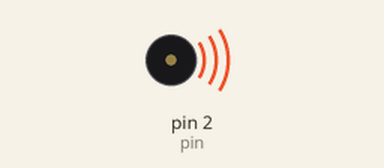
Bench run of a sketch on a simulated Arduino Uno, built with avr-gcc and run on an emulated ATmega328P. Parts: buzzer (waves = sounding).

Above: at 0.1 s.
At 31.1 s:
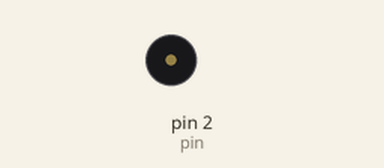
Timing chart, 0 to 39.5 s (numbered marks = the images above):
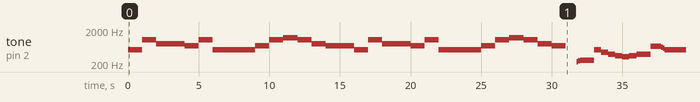

The sketch:

once-upon-a-time.ino
```cpp
/*
 * Steven Peralta & Chase Pugh
 * 4/6/16
 * play's a neat little song
 */

// define notes with their frequencies
#define NOTE_B0  31
#define NOTE_C1  33
#define NOTE_CS1 35
#define NOTE_D1  37
#define NOTE_DS1 39
#define NOTE_E1  41
#define NOTE_F1  44
#define NOTE_FS1 46
#define NOTE_G1  49
#define NOTE_GS1 52
#define NOTE_A1  55
#define NOTE_AS1 58
#define NOTE_B1  62
#define NOTE_C2  65
#define NOTE_CS2 69
#define NOTE_D2  73
#define NOTE_DS2 78
#define NOTE_E2  82
#define NOTE_F2  87
#define NOTE_FS2 93
#define NOTE_G2  98
#define NOTE_GS2 104
#define NOTE_A2  110
#define NOTE_AS2 117
#define NOTE_B2  123
#define NOTE_C3  131
#define NOTE_CS3 139
#define NOTE_D3  147
#define NOTE_DS3 156
#define NOTE_E3  165
#define NOTE_F3  175
#define NOTE_FS3 185
#define NOTE_G3  196
#define NOTE_GS3 208
#define NOTE_A3  220
#define NOTE_AS3 233
#define NOTE_B3  247
#define NOTE_C4  262
#define NOTE_CS4 277
#define NOTE_D4  294
#define NOTE_DS4 311
#define NOTE_E4  330
#define NOTE_F4  349
#define NOTE_FS4 370
#define NOTE_G4  392
#define NOTE_GS4 415
#define NOTE_A4  440
#define NOTE_AS4 466
#define NOTE_B4  494
#define NOTE_C5  523
#define NOTE_CS5 554
#define NOTE_D5  587
#define NOTE_DS5 622
#define NOTE_E5  659
#define NOTE_F5  698
#define NOTE_FS5 740
#define NOTE_G5  784
#define NOTE_GS5 831
#define NOTE_A5  880
#define NOTE_AS5 932
#define NOTE_B5  988
#define NOTE_C6  1047
#define NOTE_CS6 1109
#define NOTE_D6  1175
#define NOTE_DS6 1245
#define NOTE_E6  1319
#define NOTE_F6  1397
#define NOTE_FS6 1480
#define NOTE_G6  1568
#define NOTE_GS6 1661
#define NOTE_A6  1760
#define NOTE_AS6 1865
#define NOTE_B6  1976
#define NOTE_C7  2093
#define NOTE_CS7 2217
#define NOTE_D7  2349
#define NOTE_DS7 2489
#define NOTE_E7  2637
#define NOTE_F7  2794
#define NOTE_FS7 2960
#define NOTE_G7  3136
#define NOTE_GS7 3322
#define NOTE_A7  3520
#define NOTE_AS7 3729
#define NOTE_B7  3951
#define NOTE_C8  4186
#define NOTE_CS8 4435
#define NOTE_D8  4699
#define NOTE_DS8 4978


// define notes with their lengths
#define WHOLE noteLength
#define HALF noteLength/2
#define QUARTER noteLength/4
#define EIGHTH noteLength/8
#define SIXTEENTH noteLength/16
#define DOTTED_EIGHTH 45/bpm*1000

int pin = 2;
int button = 3;
// natural bpm is 120
float bpm = 120;
float noteLength = (240/bpm)*1000;

void setup() {
  pinMode(pin, OUTPUT);
}

void loop() {
  // every line break constitutes a measure in the song
    playNote(NOTE_C5, HALF);
    playNote(NOTE_C6, HALF);

    playNote(NOTE_G5, WHOLE);

    playNote(NOTE_F5, HALF);
    playNote(NOTE_C6, HALF);

    playNote(NOTE_C5, WHOLE);

    playNote(NOTE_C5, HALF);
    playNote(NOTE_F5, HALF);

    playNote(NOTE_C6, HALF);
    playNote(NOTE_D6, HALF);

    playNote(NOTE_C6, HALF);
    playNote(NOTE_G5, HALF);

    playNote(NOTE_F5, WHOLE);

    playNote(NOTE_C5, HALF);
    playNote(NOTE_C6, HALF);

    playNote(NOTE_G5, WHOLE);

    playNote(NOTE_F5, HALF);
    playNote(NOTE_C6, HALF);

    playNote(NOTE_C5, WHOLE);

    playNote(NOTE_C5, HALF);
    playNote(NOTE_F5, HALF);

    playNote(NOTE_C6, HALF);
    playNote(NOTE_D6, HALF);

    playNote(NOTE_C6, HALF);
    playNote(NOTE_G5, HALF);

    playNote(NOTE_F5, HALF);
    delay(QUARTER);
    delay(EIGHTH);
    playNote(233, SIXTEENTH);
    playNote(NOTE_B3, SIXTEENTH);

    playNote(NOTE_C4, HALF);
    playNote(NOTE_C5, QUARTER);
    playNote(NOTE_A4, QUARTER);

    playNote(NOTE_G4, QUARTER);
    playNote(NOTE_F4, QUARTER);
    playNote(NOTE_E4, QUARTER);
    playNote(NOTE_F4, QUARTER);

    playNote(NOTE_G4, HALF);
    playNote(NOTE_E5, QUARTER);
    playNote(NOTE_E5, EIGHTH);
    playNote(622, SIXTEENTH);
    playNote(NOTE_D5, SIXTEENTH);

    playNote(NOTE_C5, WHOLE);

    playNote(NOTE_D4, HALF);
    playNote(NOTE_C5, QUARTER);
    playNote(NOTE_A4, QUARTER);

    playNote(NOTE_G4, QUARTER);
    playNote(NOTE_F4, QUARTER);
    playNote(NOTE_G4, QUARTER);
    playNote(NOTE_A4, QUARTER);

    playNote(NOTE_E4, HALF);
    playNote(NOTE_G4, HALF);

    playNote(NOTE_G4, QUARTER);
    playNote(NOTE_F4, QUARTER);
    playNote(NOTE_E4, QUARTER);
    playNote(NOTE_F4, QUARTER);

    playNote(NOTE_C4, HALF);
    playNote(NOTE_C5, QUARTER);
    playNote(NOTE_A4, QUARTER);

    playNote(NOTE_G4, QUARTER);
    playNote(NOTE_F4, QUARTER);
    playNote(NOTE_E4, QUARTER);
    playNote(NOTE_F4, QUARTER);

    playNote(NOTE_G4, HALF);
    playNote(NOTE_E5, QUARTER);
    playNote(NOTE_E5, EIGHTH);
    playNote(622, SIXTEENTH);
    playNote(NOTE_D5, SIXTEENTH);

    playNote(NOTE_C5, WHOLE);

    playNote(NOTE_D4, HALF);
    playNote(NOTE_C5, QUARTER);
    playNote(NOTE_A4, QUARTER);

    playNote(NOTE_G4, QUARTER);
    playNote(NOTE_F4, QUARTER);
    playNote(NOTE_G4, QUARTER);
    playNote(NOTE_A4, QUARTER);

    playNote(NOTE_E4, HALF);
    playNote(NOTE_G4, HALF);

    playNote(NOTE_G4, QUARTER);
    playNote(NOTE_F4, QUARTER);
    playNote(NOTE_E4, QUARTER);
    playNote(NOTE_F4, QUARTER);

    playNote(NOTE_C6, QUARTER);
    playNote(NOTE_F5, QUARTER);
    playNote(NOTE_G5, QUARTER);
    playNote(NOTE_F5, QUARTER);

    playNote(NOTE_B4, QUARTER);
    playNote(NOTE_F5, QUARTER);
    playNote(NOTE_G5, QUARTER);
    playNote(NOTE_F5, QUARTER);

    playNote(466, QUARTER); // not defined in the list at the top
    playNote(NOTE_F5, QUARTER);
    playNote(NOTE_G5, QUARTER);
    playNote(932, QUARTER);

    playNote(NOTE_A5, QUARTER);
    playNote(NOTE_G5, QUARTER);
    playNote(NOTE_F5, QUARTER);
    playNote(NOTE_C5, QUARTER);

    playNote(NOTE_C6, QUARTER);
    playNote(NOTE_F5, QUARTER);
    playNote(NOTE_G5, QUARTER);
    playNote(NOTE_F5, QUARTER);

    playNote(NOTE_B4, QUARTER);
    playNote(NOTE_F5, QUARTER);
    playNote(NOTE_G5, QUARTER);
    playNote(NOTE_F5, QUARTER);

    playNote(466, QUARTER);
    playNote(NOTE_F5, QUARTER);
    playNote(NOTE_G5, QUARTER);
    playNote(932, QUARTER);

    playNote(NOTE_A5, QUARTER);
    playNote(NOTE_G5, QUARTER);
    playNote(NOTE_F5, QUARTER);
    playNote(NOTE_C5, QUARTER);

    playNote(NOTE_C6, QUARTER);
    playNote(NOTE_F5, QUARTER);
    playNote(NOTE_G5, QUARTER);
    playNote(NOTE_F5, QUARTER);

    playNote(NOTE_B4, QUARTER);
    playNote(NOTE_F5, QUARTER);
    playNote(NOTE_G5, QUARTER);
    playNote(NOTE_F5, QUARTER);

    playNote(466, QUARTER);
    playNote(NOTE_F5, QUARTER);
    playNote(NOTE_G5, QUARTER);
    playNote(932, QUARTER);

    playNote(NOTE_A5, QUARTER);
    playNote(NOTE_G5, QUARTER);
    playNote(NOTE_F5, QUARTER);
    playNote(NOTE_C5, QUARTER);

    playNote(NOTE_C6, QUARTER);
    playNote(NOTE_F5, QUARTER);
    playNote(NOTE_G5, QUARTER);
    playNote(NOTE_F5, QUARTER);

    playNote(NOTE_B4, QUARTER);
    playNote(NOTE_F5, QUARTER);
    playNote(NOTE_G5, QUARTER);
    playNote(NOTE_F5, QUARTER);

    playNote(466, QUARTER);
    playNote(NOTE_F5, QUARTER);
    playNote(NOTE_G5, QUARTER);
    playNote(932, QUARTER);

    playNote(NOTE_A5, QUARTER);
    playNote(NOTE_G5, QUARTER);
    playNote(NOTE_F5, QUARTER);
    playNote(NOTE_C5, QUARTER);
}

/*
 * the tone() function with a delay parameter defined does not halt the program. the arduino
 * will continue to execute instructions even while the tone is playing for its duration
 *
 * so after every time the tone() function is called, we must call delay() to wait for the tone to finish playing before the
 * arduino moves on to the next tone
 */
void playNote(int note, float duration) {
  tone(pin, note, duration); // duration will play the note for the specified number of miliseconds
  delay(duration); // delay will halt the program for the same duration as tone() to pause the arduino before we continue to the next note
}
```

Measured:
- by itself, tone on pin 2 (pin): plays 523 Hz for 1.0 s, 1047 Hz for 1.0 s, 784 Hz for 2.0 s, 698 Hz for 1.0 s, 1047 Hz for 1.0 s, 523 Hz for 3.0 s … (38 notes in this stretch)
